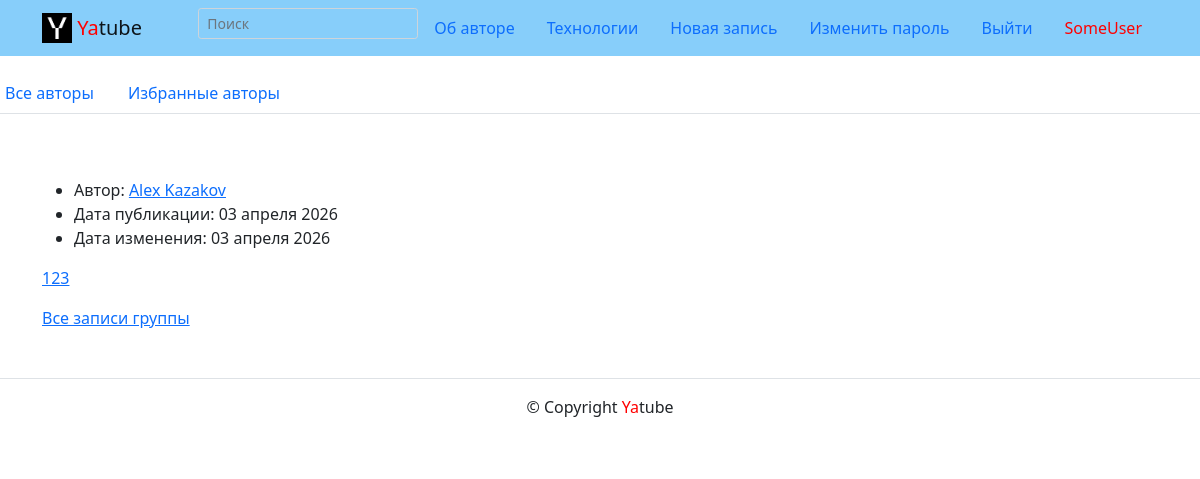
Screenshot of / (signed in) with the database file from the repository.
### posts/models.py (models this page shows, shortened)
class Post(CreatedModel):
    text = models.TextField(verbose_name='Текст поста', help_text='Введите текст поста')  # max_length=int
    author = models.ForeignKey(User, on_delete=models.CASCADE, related_name='posts')
    group = models.ForeignKey(Group, on_delete=models.CASCADE, blank=True, null=True)
    image = models.ImageField(verbose_name='Изображение', upload_to='posts/', blank=True)

### posts/views.py (the view)
# urls.py: path('', views.all_posts, name='index'),
def all_posts(request):
    template = 'posts/index.html'
    posts = Post.objects.all().order_by('-pub_date')
    paginator = Paginator(posts, 10)
    page_number = request.GET.get('page')
    page_obj = paginator.get_page(page_number)
    context = {
        'page_obj': page_obj
    }
    return render(request, template, context)

### templates/posts/index.html (shortened to what this page needs)
{% extends "base.html" %}
{% block content %}
{% include 'posts/includes/switcher.html' %}
{% load thumbnail %}
{% for post in page_obj %}
    <div class="container py-5">
      <article>
        <ul>
          <li>
            Автор:
            <a href="{% url 'posts:profile' post.author %}">
            {{ post.author.get_full_name }}
            </a>
          </li>
          <li>
            Дата публикации: {{ post.pub_date|date:"d E Y" }}
          </li>
          <li>
            Дата изменения: {{ post.edited|date:"d E Y" }}
          </li>
        </ul>
          <a href="{% url 'posts:post_detail' post.pk %}">
        <p>{{ post.text }}</p>
          </a>
        {% if post.group %}
        <a href="{% url 'posts:group_list' post.group.slug %}">Все записи группы</a>
        {% endif %}
    </div>
    {% endfor %}
{% endblock %}

### templates/includes/header.html (shortened to what this page needs)
{% load static %}
<header>
  <nav class="navbar navbar-light" style="background-color: lightskyblue">
    <div class="container">
      <a class="navbar-brand" href="{% url 'posts:index' %}">
        <img src="{% static 'img/logo.png' %}" width="30" height="30" class="d-inline-block align-top" alt="">
        <span style="color:red">Ya</span>tube
      </a>
      {% with request.resolver_match.view_name as view_name %}
      <ul class="nav nav-pills">
        <li class="nav-item">
                <form class="form-inline" action="/">
                  <div class="form-row">
                  <input name="q" class="form-control form-control-sm" style="background-color:lightskyblue" type="search"
                    placeholder="Поиск" {% if keyword %}value="{{ keyword }}"{% endif %}>
                  </div>
                </form>
        </li>
        <li class="nav-item">
          <a class="nav-item nav-link
          {% if view_name == 'about:author' %}active{% endif %}"
          href="{% url 'about:author' %}">Об авторе</a>
        </li>
        <li class="nav-item">
          <a class="nav-link {% if view_name == 'about:tech' %}active{% endif %}"
          href="{% url 'about:tech' %}">Технологии</a>
        </li>
        {% if user.is_authenticated %}
        <li class="nav-item">
          <a class="nav-link {% if view_name == 'posts:post_create' %}active{% endif %}"
          href="{% url 'posts:post_create' %}">Новая запись</a>
        </li>
        <li class="nav-item">
          <a class="nav-link
          {% if view_name == 'users:password_change_form' %}active{% endif %}"
          href="{% url 'users:password_change_form' %}">
            Изменить пароль</a>
        </li>
        <form method="post" action="{% url 'users:logout' %}">
            <button type="submit" class="nav-link btn btn-link">Выйти</button>
        </form>
        <li class="nav-item">
          <a class="nav-link" style="color:red" href="{% url 'posts:my_profile' %}">
            {{ user.username }}
           </a>
        </li>
        {% endif %}
      </ul>
      {% endwith %}
    </div>
  </nav>
</header>

### rows the page displays
Post: author.get_full_name "Alex Kazakov", pub_date "03 апреля 2026", edited "03 апреля 2026", text "123", shows "Все записи группы"

### other values shown
{{ user.username }} "SomeUser"
